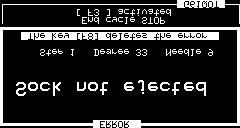
#> input picture Pic/10.bmp, 240 x 128 px
$ python deal_pic2.py
#> lines starting #> are read from the running program, lines starting #| are printed output that depends on the picture; after the words box and inside, x2 and y2 are one past the last pixel; in counts of white or black regions, pixels touching at a corner belong together
import cv2
import numpy as np
import matplotlib
from matplotlib import pyplot as plt
import pip._internal
import copy
import sys, os

plt.switch_backend('agg')

class MirrorPlus():
    def __init__(self, filename, mode = 0):
#> called with filename = '10.bmp', mode = 0
        self.mode = mode
        self.filename = filename
        self.father_path = os.path.abspath(os.path.dirname(os.getcwd()+os.path.sep+"."))+"/"
        self.img_path = self.father_path[0:self.father_path.find("Code")] + "Pic/"
        self.img_save_path = self.father_path[0:self.father_path.find("Code")] + "Code/savedPic/"
        self.img = cv2.imread(self.img_path + self.filename)
#> self.img is the input picture: shape (128, 240, 3); 17.1% white; 64 white regions (47 under 20 px), largest, box (x1, y1, x2, y2) and area: (0, 27, 240, 128) 2151, (21, 32, 219, 40) 1269, (2, 0, 240, 24) 526
        print("img_path", self.img_path)
        print("img_save_path", self.img_save_path)
        #print("img", self.img)

    #plus the picture
    def Interpolation(self):
        img = copy.deepcopy(self.img)
        height,width,channels =img.shape
#> height = 128; width = 240; channels = 3
        emptyImage=np.zeros((500,1000,channels),np.uint8)
        sh=500.0/height#y
#> sh = 3.91
        sw=1000.0/width#x
#> sw = 4.17
        #img[y][x]
        for i in range(500):
            for j in range(1000):
                x=int(i/sh)
                y=int(j/sw)
                if x >= 128 or y >= 240:
                    print("ERRROR,", x, y, i, j)
                emptyImage[i,j]=img[x,y]
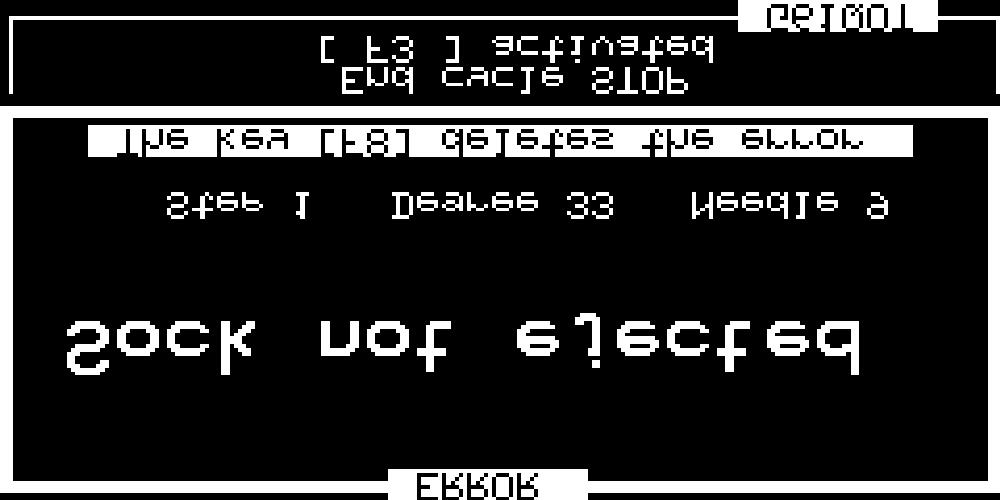
#> emptyImage: shape (500, 1000, 3); 17.4% white; 64 white regions, largest, box (x1, y1, x2, y2) and area: (0, 106, 1000, 500) 35524, (88, 125, 913, 157) 21120, (9, 0, 1000, 94) 8712
        kernel = np.ones((3,3))
        #r = cv2.dilate(emptyImage, kernel)
        r = cv2.morphologyEx(emptyImage, cv2.MORPH_OPEN, kernel)
        return r
        cv2.imshow("111", emptyImage)
        cv2.waitKey()
    # [6 lines left out: function deleteBlank, not called in this run]
    # mirror in Y
    def mirror1(self):
        #image.shape = (y, x)
        img = self.Interpolation()
        y = img.shape[0]
#> y = 500
        x = img.shape[1]
#> x = 1000
        img2 = copy.deepcopy(img)
        #img[y][x]
        for i in range(x):
            for j in range(y):
                if self.mode == 0 :
                    img2[j][i] = img[y - j - 1][i]
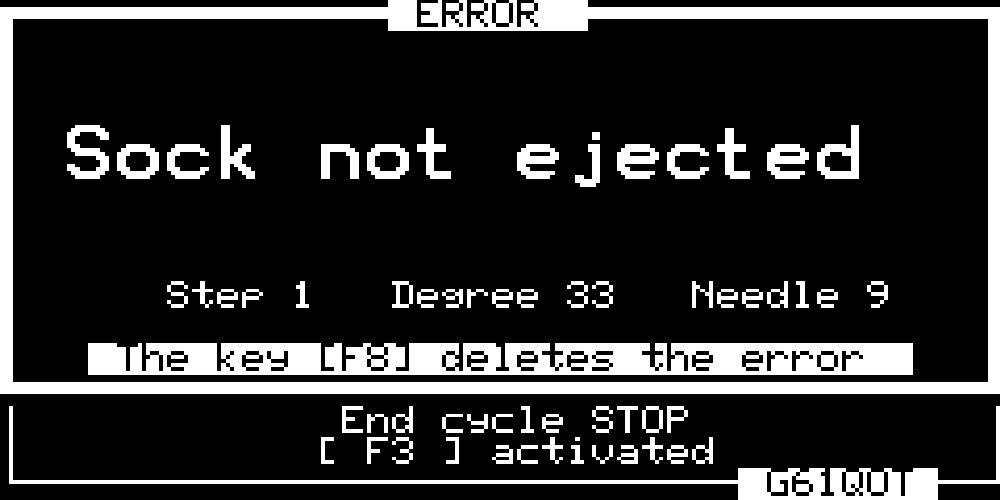
#> img2: shape (500, 1000, 3); 17.4% white; 64 white regions, largest, box (x1, y1, x2, y2) and area: (0, 0, 1000, 394) 35524, (88, 343, 913, 375) 21120, (9, 406, 1000, 500) 8712
        path = self.filename[0:self.filename.find('.')+1] + "tif"
        path = self.img_save_path + "d.normal.exp" + path
        print(path)
        img2 = self.invertBW(img2)
        img2 = self.invertLine(img2)

        cv2.imwrite(path, img2)
        #cv2.imshow("111", img2)
        #cv2.waitKey()
    def invertBW(self, img2):
        img = copy.deepcopy(img2)
        y, x, c = img.shape
#> y = 500; x = 1000; c = 3
        #print(img.shape)

        for j in range(y):
            for i in range(x):
                img[j][i] = [255,255,255] - img[j][i]

        return img

    def invertLine(self, img2):
        img = copy.deepcopy(img2)
        y, x, c = img.shape
#> y = 500; x = 1000; c = 3
        kernel = np.ones((3,3))
        ##img = cv2.dilate(img, kernel)
        #img = cv2.morphologyEx(img, cv2.MORPH_OPEN, kernel)
        # invert up ERROR
        for j in range(0, 31):
            for i in range(360, 640):
                img[j][i] = [255,255,255] - img[j][i]
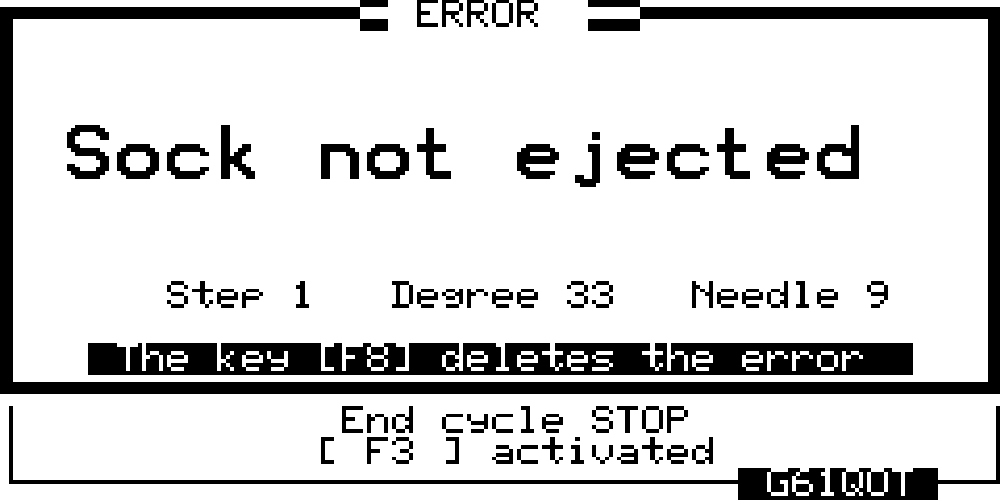
#> img: shape (500, 1000, 3); 83.2% white; 69 black regions, largest, box (x1, y1, x2, y2) and area: (0, 0, 1000, 394) 31235, (88, 343, 913, 375) 21120, (9, 406, 1000, 500) 8712
        # invert mid F8
        for j in range(343, 390):
            for i in range(x):
                img[j][i] = [255,255,255] - img[j][i]
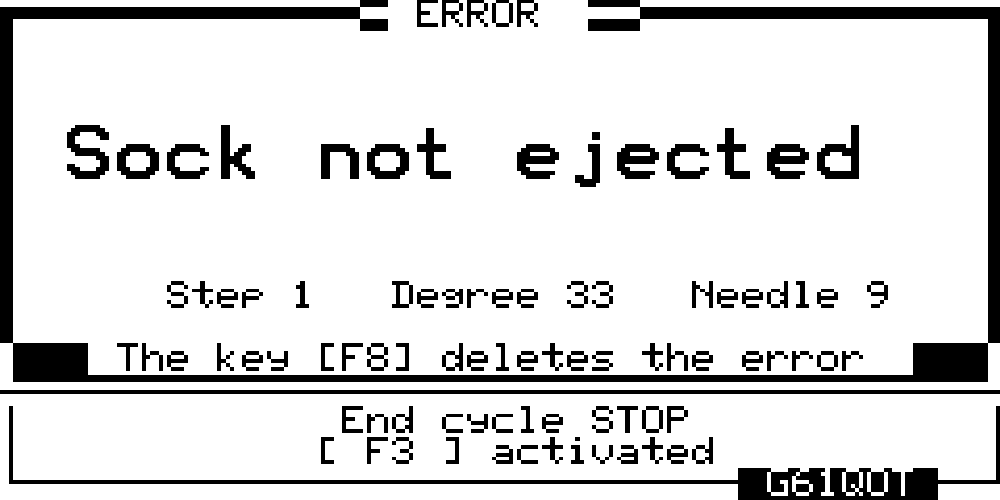
#> img: shape (500, 1000, 3); 85.8% white; 94 black regions, largest, box (x1, y1, x2, y2) and area: (0, 0, 1000, 382) 29885, (9, 406, 1000, 500) 8712, (0, 390, 1000, 394) 4000
        # invert down G61Q0T
        for j in range(468,500):
            for i in range(737,935):
                img[j][i] = [255,255,255] - img[j][i]
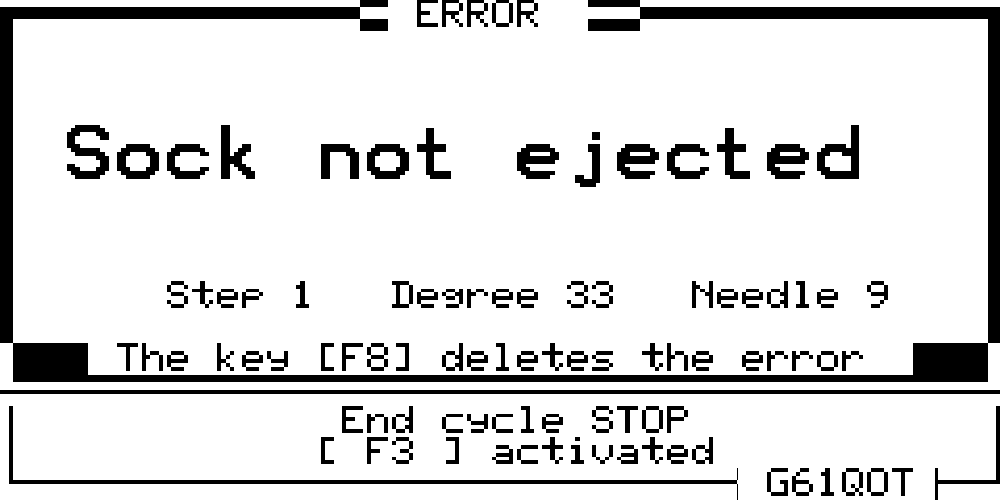
#> img: shape (500, 1000, 3); 86.5% white; 101 black regions, largest, box (x1, y1, x2, y2) and area: (0, 0, 1000, 382) 29885, (0, 390, 1000, 394) 4000, (9, 406, 738, 500) 3236

        img = cv2.erode(img, kernel)
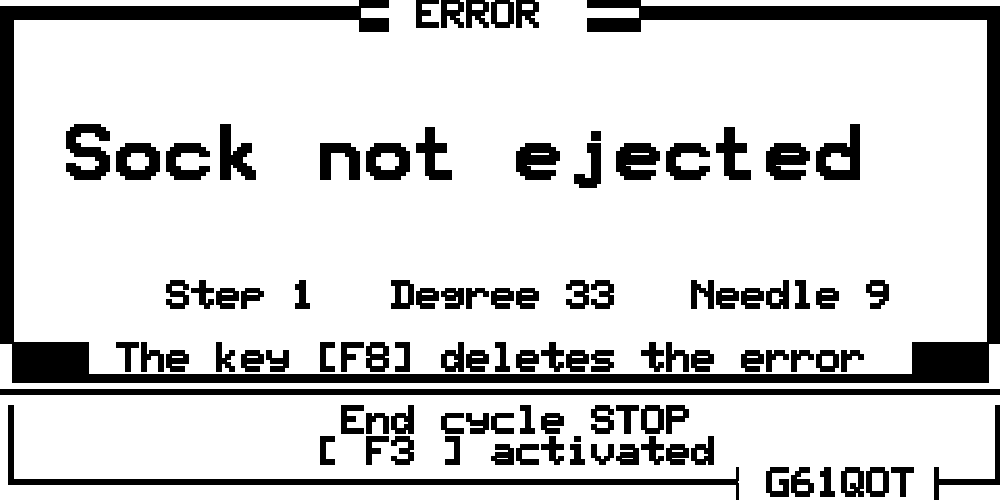
#> img: shape (500, 1000, 3); 81.9% white; 101 black regions, largest, box (x1, y1, x2, y2) and area: (0, 0, 1000, 383) 34401, (0, 389, 1000, 395) 6000, (8, 405, 739, 500) 4909

        return img

    # [39 lines left out: functions rotate_bound, GetRowRects, not called in this run]
#review code
def main():
    # [9 lines of commented-out code are left out]
    m = MirrorPlus("10.bmp")
    m.mirror1()
    return 0
if __name__ == '__main__':
    main()

$ run again, with Pic/1.bmp copied over Pic/10.bmp
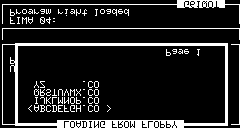
#> input picture Pic/1.bmp, 240 x 128 px
#> in __init__, self.img is the input picture: shape (128, 240, 3); 13.2% white; 76 white regions (72 under 20 px), largest, box (x1, y1, x2, y2) and area: (2, 43, 228, 128) 2259, (2, 0, 240, 24) 526, (2, 28, 240, 40) 260, (231, 44, 240, 125) 97
#> after the loop in mirror1, `for i in range(x):`:
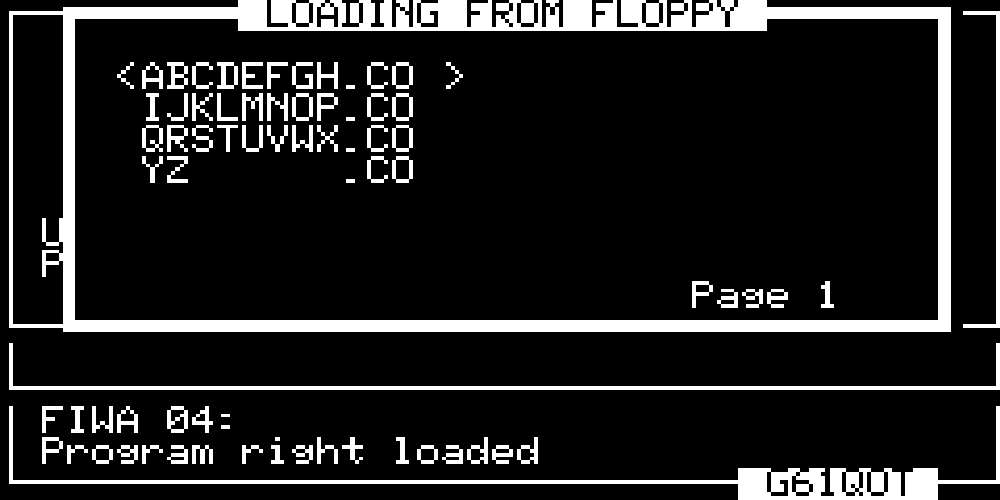
#> img2: shape (500, 1000, 3); 13.3% white; 76 white regions, largest, box (x1, y1, x2, y2) and area: (9, 0, 951, 332) 37079, (9, 406, 1000, 500) 8712, (9, 343, 1000, 390) 4308
#> in invertLine, `img = cv2.erode(img, kernel)`:
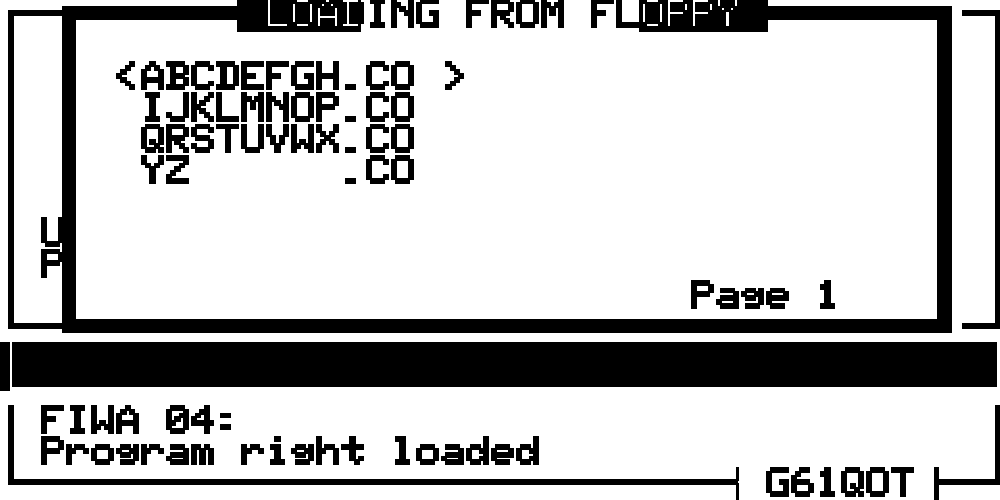
#> img: shape (500, 1000, 3); 76.2% white; 92 black regions, largest, box (x1, y1, x2, y2) and area: (12, 342, 997, 387) 44325, (8, 0, 952, 333) 36926, (8, 405, 739, 500) 4909

$ run again, with Pic/2.bmp copied over Pic/10.bmp
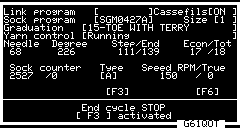
#> input picture Pic/2.bmp, 240 x 128 px
#> in __init__, self.img is the input picture: shape (128, 240, 3); 17.3% white; 228 white regions (227 under 20 px), largest, box (x1, y1, x2, y2) and area: (0, 2, 240, 128) 2530
#> after the loop in mirror1, `for i in range(x):`:
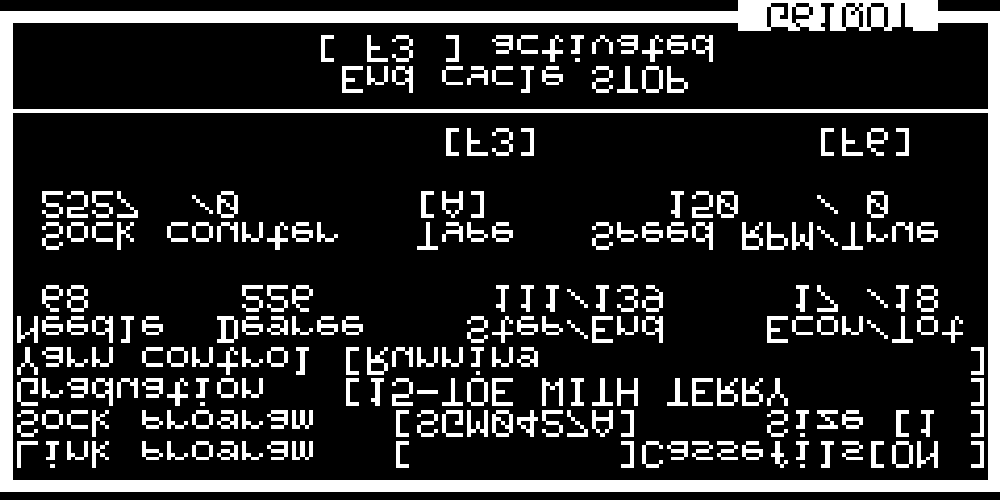
#> img2: shape (500, 1000, 3); 17.5% white; 228 white regions (1 under 20 px), largest, box (x1, y1, x2, y2) and area: (0, 0, 1000, 492) 41681, (492, 410, 513, 437) 308, (217, 316, 238, 343) 307
#> in invertLine, `img = cv2.erode(img, kernel)`:
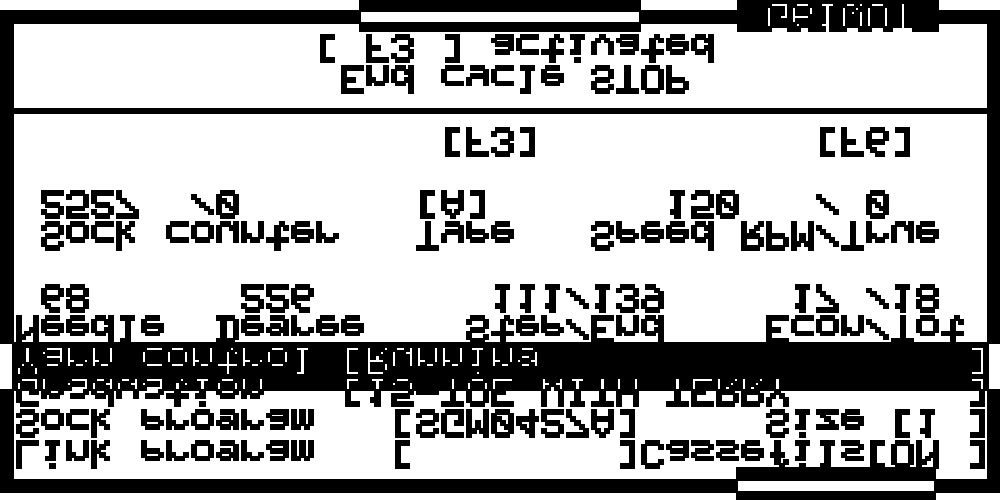
#> img: shape (500, 1000, 3); 67.9% white; 163 black regions, largest, box (x1, y1, x2, y2) and area: (0, 0, 1000, 500) 107206, (491, 409, 514, 438) 498, (216, 190, 239, 219) 494

$ run again, with Pic/3.bmp copied over Pic/10.bmp
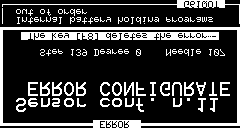
#> input picture Pic/3.bmp, 240 x 128 px
#> in __init__, self.img is the input picture: shape (128, 240, 3); 21% white; 99 white regions (67 under 20 px), largest, box (x1, y1, x2, y2) and area: (0, 27, 240, 128) 2151, (21, 32, 219, 40) 1263, (2, 0, 240, 24) 509
#> after the loop in mirror1, `for i in range(x):`:
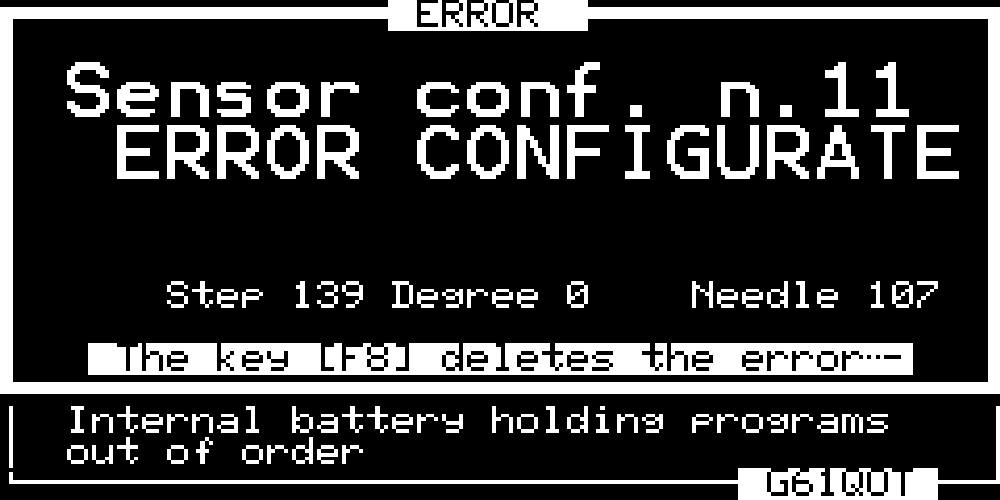
#> img2: shape (500, 1000, 3); 21.2% white; 99 white regions, largest, box (x1, y1, x2, y2) and area: (0, 0, 1000, 394) 35524, (88, 343, 913, 375) 21020, (9, 406, 1000, 500) 8448
#> in invertLine, `img = cv2.erode(img, kernel)`:
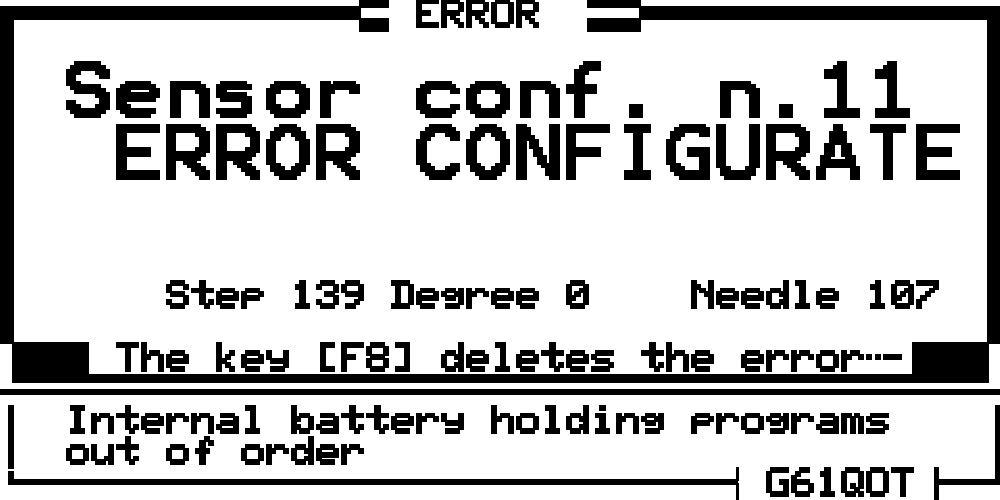
#> img: shape (500, 1000, 3); 76.8% white; 139 black regions, largest, box (x1, y1, x2, y2) and area: (0, 0, 1000, 383) 34401, (0, 389, 1000, 395) 6000, (8, 467, 739, 500) 4513
